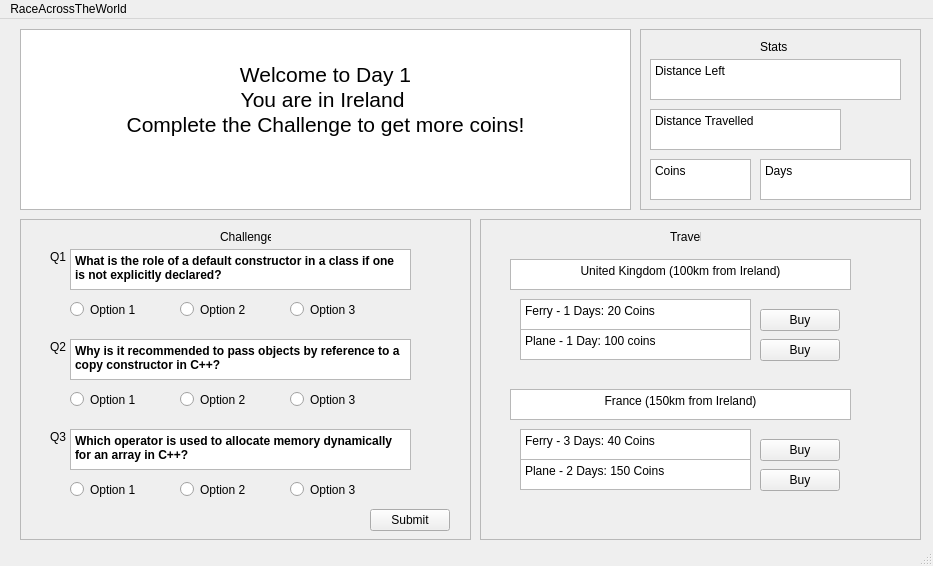
<?xml version="1.0" encoding="UTF-8"?>
<ui version="4.0">
 <class>MainWindow</class>
 <widget class="QMainWindow" name="MainWindow">
  <property name="geometry">
   <rect>
    <x>0</x>
    <y>0</y>
    <width>933</width>
    <height>566</height>
   </rect>
  </property>
  <property name="windowTitle">
   <string>MainWindow</string>
  </property>
  <widget class="QWidget" name="centralwidget">
   <widget class="QFrame" name="statsFrame">
    <property name="geometry">
     <rect>
      <x>640</x>
      <y>10</y>
      <width>281</width>
      <height>181</height>
     </rect>
    </property>
    <property name="frameShape">
     <enum>QFrame::StyledPanel</enum>
    </property>
    <property name="frameShadow">
     <enum>QFrame::Raised</enum>
    </property>
    <widget class="QTextEdit" name="distanceLeftDisplay">
     <property name="geometry">
      <rect>
       <x>10</x>
       <y>30</y>
       <width>251</width>
       <height>41</height>
      </rect>
     </property>
     <property name="html">
      <string>&lt;!DOCTYPE HTML PUBLIC &quot;-//W3C//DTD HTML 4.0//EN&quot; &quot;http://www.w3.org/TR/REC-html40/strict.dtd&quot;&gt;
&lt;html&gt;&lt;head&gt;&lt;meta name=&quot;qrichtext&quot; content=&quot;1&quot; /&gt;&lt;meta charset=&quot;utf-8&quot; /&gt;&lt;style type=&quot;text/css&quot;&gt;
p, li { white-space: pre-wrap; }
hr { height: 1px; border-width: 0; }
li.unchecked::marker { content: &quot;\2610&quot;; }
li.checked::marker { content: &quot;\2612&quot;; }
&lt;/style&gt;&lt;/head&gt;&lt;body style=&quot; font-family:'Segoe UI'; font-size:9pt; font-weight:400; font-style:normal;&quot;&gt;
&lt;p style=&quot; margin-top:0px; margin-bottom:0px; margin-left:0px; margin-right:0px; -qt-block-indent:0; text-indent:0px;&quot;&gt;Distance Left&lt;/p&gt;
&lt;p style=&quot;-qt-paragraph-type:empty; margin-top:0px; margin-bottom:0px; margin-left:0px; margin-right:0px; -qt-block-indent:0; text-indent:0px;&quot;&gt;&lt;br /&gt;&lt;/p&gt;&lt;/body&gt;&lt;/html&gt;</string>
     </property>
    </widget>
    <widget class="QTextEdit" name="distanceTravellledDisplay">
     <property name="geometry">
      <rect>
       <x>10</x>
       <y>80</y>
       <width>191</width>
       <height>41</height>
      </rect>
     </property>
     <property name="html">
      <string>&lt;!DOCTYPE HTML PUBLIC &quot;-//W3C//DTD HTML 4.0//EN&quot; &quot;http://www.w3.org/TR/REC-html40/strict.dtd&quot;&gt;
&lt;html&gt;&lt;head&gt;&lt;meta name=&quot;qrichtext&quot; content=&quot;1&quot; /&gt;&lt;meta charset=&quot;utf-8&quot; /&gt;&lt;style type=&quot;text/css&quot;&gt;
p, li { white-space: pre-wrap; }
hr { height: 1px; border-width: 0; }
li.unchecked::marker { content: &quot;\2610&quot;; }
li.checked::marker { content: &quot;\2612&quot;; }
&lt;/style&gt;&lt;/head&gt;&lt;body style=&quot; font-family:'Segoe UI'; font-size:9pt; font-weight:400; font-style:normal;&quot;&gt;
&lt;p style=&quot; margin-top:0px; margin-bottom:0px; margin-left:0px; margin-right:0px; -qt-block-indent:0; text-indent:0px;&quot;&gt;Distance Travelled&lt;/p&gt;&lt;/body&gt;&lt;/html&gt;</string>
     </property>
    </widget>
    <widget class="QTextEdit" name="coinDisplay">
     <property name="geometry">
      <rect>
       <x>10</x>
       <y>130</y>
       <width>101</width>
       <height>41</height>
      </rect>
     </property>
     <property name="html">
      <string>&lt;!DOCTYPE HTML PUBLIC &quot;-//W3C//DTD HTML 4.0//EN&quot; &quot;http://www.w3.org/TR/REC-html40/strict.dtd&quot;&gt;
&lt;html&gt;&lt;head&gt;&lt;meta name=&quot;qrichtext&quot; content=&quot;1&quot; /&gt;&lt;meta charset=&quot;utf-8&quot; /&gt;&lt;style type=&quot;text/css&quot;&gt;
p, li { white-space: pre-wrap; }
hr { height: 1px; border-width: 0; }
li.unchecked::marker { content: &quot;\2610&quot;; }
li.checked::marker { content: &quot;\2612&quot;; }
&lt;/style&gt;&lt;/head&gt;&lt;body style=&quot; font-family:'Segoe UI'; font-size:9pt; font-weight:400; font-style:normal;&quot;&gt;
&lt;p style=&quot; margin-top:0px; margin-bottom:0px; margin-left:0px; margin-right:0px; -qt-block-indent:0; text-indent:0px;&quot;&gt;Coins&lt;/p&gt;
&lt;p style=&quot;-qt-paragraph-type:empty; margin-top:0px; margin-bottom:0px; margin-left:0px; margin-right:0px; -qt-block-indent:0; text-indent:0px;&quot;&gt;&lt;br /&gt;&lt;/p&gt;&lt;/body&gt;&lt;/html&gt;</string>
     </property>
    </widget>
    <widget class="QTextEdit" name="daysDisplay">
     <property name="geometry">
      <rect>
       <x>120</x>
       <y>130</y>
       <width>151</width>
       <height>41</height>
      </rect>
     </property>
     <property name="html">
      <string>&lt;!DOCTYPE HTML PUBLIC &quot;-//W3C//DTD HTML 4.0//EN&quot; &quot;http://www.w3.org/TR/REC-html40/strict.dtd&quot;&gt;
&lt;html&gt;&lt;head&gt;&lt;meta name=&quot;qrichtext&quot; content=&quot;1&quot; /&gt;&lt;meta charset=&quot;utf-8&quot; /&gt;&lt;style type=&quot;text/css&quot;&gt;
p, li { white-space: pre-wrap; }
hr { height: 1px; border-width: 0; }
li.unchecked::marker { content: &quot;\2610&quot;; }
li.checked::marker { content: &quot;\2612&quot;; }
&lt;/style&gt;&lt;/head&gt;&lt;body style=&quot; font-family:'Segoe UI'; font-size:9pt; font-weight:400; font-style:normal;&quot;&gt;
&lt;p style=&quot; margin-top:0px; margin-bottom:0px; margin-left:0px; margin-right:0px; -qt-block-indent:0; text-indent:0px;&quot;&gt;Days&lt;/p&gt;&lt;/body&gt;&lt;/html&gt;</string>
     </property>
    </widget>
    <widget class="QLabel" name="label">
     <property name="geometry">
      <rect>
       <x>120</x>
       <y>10</y>
       <width>31</width>
       <height>16</height>
      </rect>
     </property>
     <property name="text">
      <string>Stats</string>
     </property>
    </widget>
   </widget>
   <widget class="QTextEdit" name="textEdit">
    <property name="geometry">
     <rect>
      <x>20</x>
      <y>10</y>
      <width>611</width>
      <height>181</height>
     </rect>
    </property>
    <property name="html">
     <string>&lt;!DOCTYPE HTML PUBLIC &quot;-//W3C//DTD HTML 4.0//EN&quot; &quot;http://www.w3.org/TR/REC-html40/strict.dtd&quot;&gt;
&lt;html&gt;&lt;head&gt;&lt;meta name=&quot;qrichtext&quot; content=&quot;1&quot; /&gt;&lt;meta charset=&quot;utf-8&quot; /&gt;&lt;style type=&quot;text/css&quot;&gt;
p, li { white-space: pre-wrap; }
hr { height: 1px; border-width: 0; }
li.unchecked::marker { content: &quot;\2610&quot;; }
li.checked::marker { content: &quot;\2612&quot;; }
&lt;/style&gt;&lt;/head&gt;&lt;body style=&quot; font-family:'Segoe UI'; font-size:9pt; font-weight:400; font-style:normal;&quot;&gt;
&lt;p align=&quot;center&quot; style=&quot;-qt-paragraph-type:empty; margin-top:0px; margin-bottom:0px; margin-left:0px; margin-right:0px; -qt-block-indent:0; text-indent:0px;&quot;&gt;&lt;br /&gt;&lt;/p&gt;
&lt;p align=&quot;center&quot; style=&quot;-qt-paragraph-type:empty; margin-top:0px; margin-bottom:0px; margin-left:0px; margin-right:0px; -qt-block-indent:0; text-indent:0px;&quot;&gt;&lt;br /&gt;&lt;/p&gt;
&lt;p align=&quot;center&quot; style=&quot; margin-top:0px; margin-bottom:0px; margin-left:0px; margin-right:0px; -qt-block-indent:0; text-indent:0px;&quot;&gt;&lt;span style=&quot; font-size:16pt;&quot;&gt;Welcome to Day 1&lt;/span&gt;&lt;/p&gt;
&lt;p align=&quot;center&quot; style=&quot; margin-top:0px; margin-bottom:0px; margin-left:0px; margin-right:0px; -qt-block-indent:0; text-indent:0px;&quot;&gt;&lt;span style=&quot; font-size:16pt;&quot;&gt;You are in Ireland &lt;/span&gt;&lt;/p&gt;
&lt;p align=&quot;center&quot; style=&quot; margin-top:0px; margin-bottom:0px; margin-left:0px; margin-right:0px; -qt-block-indent:0; text-indent:0px;&quot;&gt;&lt;span style=&quot; font-size:16pt;&quot;&gt;Complete the Challenge to get more coins!&lt;/span&gt;&lt;/p&gt;&lt;/body&gt;&lt;/html&gt;</string>
    </property>
   </widget>
   <widget class="QFrame" name="challengeFrame">
    <property name="geometry">
     <rect>
      <x>20</x>
      <y>200</y>
      <width>451</width>
      <height>321</height>
     </rect>
    </property>
    <property name="frameShape">
     <enum>QFrame::StyledPanel</enum>
    </property>
    <property name="frameShadow">
     <enum>QFrame::Raised</enum>
    </property>
    <widget class="QLabel" name="challengeLabel">
     <property name="geometry">
      <rect>
       <x>200</x>
       <y>10</y>
       <width>51</width>
       <height>16</height>
      </rect>
     </property>
     <property name="text">
      <string>Challenge</string>
     </property>
    </widget>
    <widget class="QTextBrowser" name="question1Text">
     <property name="geometry">
      <rect>
       <x>50</x>
       <y>30</y>
       <width>341</width>
       <height>41</height>
      </rect>
     </property>
     <property name="html">
      <string>&lt;!DOCTYPE HTML PUBLIC &quot;-//W3C//DTD HTML 4.0//EN&quot; &quot;http://www.w3.org/TR/REC-html40/strict.dtd&quot;&gt;
&lt;html&gt;&lt;head&gt;&lt;meta name=&quot;qrichtext&quot; content=&quot;1&quot; /&gt;&lt;meta charset=&quot;utf-8&quot; /&gt;&lt;style type=&quot;text/css&quot;&gt;
p, li { white-space: pre-wrap; }
hr { height: 1px; border-width: 0; }
li.unchecked::marker { content: &quot;\2610&quot;; }
li.checked::marker { content: &quot;\2612&quot;; }
&lt;/style&gt;&lt;/head&gt;&lt;body style=&quot; font-family:'Segoe UI'; font-size:9pt; font-weight:400; font-style:normal;&quot;&gt;
&lt;p style=&quot; margin-top:0px; margin-bottom:0px; margin-left:0px; margin-right:0px; -qt-block-indent:0; text-indent:0px;&quot;&gt;&lt;span style=&quot; font-weight:700;&quot;&gt;What is the role of a default constructor in a class if one is not explicitly declared?&lt;/span&gt;&lt;/p&gt;&lt;/body&gt;&lt;/html&gt;</string>
     </property>
    </widget>
    <widget class="QLabel" name="question1Label">
     <property name="geometry">
      <rect>
       <x>30</x>
       <y>30</y>
       <width>16</width>
       <height>16</height>
      </rect>
     </property>
     <property name="text">
      <string>Q1</string>
     </property>
    </widget>
    <widget class="QRadioButton" name="question1Option1">
     <property name="geometry">
      <rect>
       <x>50</x>
       <y>80</y>
       <width>83</width>
       <height>21</height>
      </rect>
     </property>
     <property name="text">
      <string>Option 1</string>
     </property>
    </widget>
    <widget class="QRadioButton" name="question1Option2">
     <property name="geometry">
      <rect>
       <x>160</x>
       <y>80</y>
       <width>83</width>
       <height>21</height>
      </rect>
     </property>
     <property name="text">
      <string>Option 2</string>
     </property>
    </widget>
    <widget class="QRadioButton" name="question1Option3">
     <property name="geometry">
      <rect>
       <x>270</x>
       <y>80</y>
       <width>83</width>
       <height>21</height>
      </rect>
     </property>
     <property name="text">
      <string>Option 3</string>
     </property>
    </widget>
    <widget class="QRadioButton" name="question2Option1">
     <property name="geometry">
      <rect>
       <x>50</x>
       <y>170</y>
       <width>83</width>
       <height>21</height>
      </rect>
     </property>
     <property name="text">
      <string>Option 1</string>
     </property>
    </widget>
    <widget class="QLabel" name="question2Label">
     <property name="geometry">
      <rect>
       <x>30</x>
       <y>120</y>
       <width>16</width>
       <height>16</height>
      </rect>
     </property>
     <property name="text">
      <string>Q2</string>
     </property>
    </widget>
    <widget class="QRadioButton" name="question2Option2">
     <property name="geometry">
      <rect>
       <x>160</x>
       <y>170</y>
       <width>83</width>
       <height>21</height>
      </rect>
     </property>
     <property name="text">
      <string>Option 2</string>
     </property>
    </widget>
    <widget class="QRadioButton" name="question2Option3">
     <property name="geometry">
      <rect>
       <x>270</x>
       <y>170</y>
       <width>83</width>
       <height>21</height>
      </rect>
     </property>
     <property name="text">
      <string>Option 3</string>
     </property>
    </widget>
    <widget class="QTextBrowser" name="question2Text">
     <property name="geometry">
      <rect>
       <x>50</x>
       <y>120</y>
       <width>341</width>
       <height>41</height>
      </rect>
     </property>
     <property name="html">
      <string>&lt;!DOCTYPE HTML PUBLIC &quot;-//W3C//DTD HTML 4.0//EN&quot; &quot;http://www.w3.org/TR/REC-html40/strict.dtd&quot;&gt;
&lt;html&gt;&lt;head&gt;&lt;meta name=&quot;qrichtext&quot; content=&quot;1&quot; /&gt;&lt;meta charset=&quot;utf-8&quot; /&gt;&lt;style type=&quot;text/css&quot;&gt;
p, li { white-space: pre-wrap; }
hr { height: 1px; border-width: 0; }
li.unchecked::marker { content: &quot;\2610&quot;; }
li.checked::marker { content: &quot;\2612&quot;; }
&lt;/style&gt;&lt;/head&gt;&lt;body style=&quot; font-family:'Segoe UI'; font-size:9pt; font-weight:400; font-style:normal;&quot;&gt;
&lt;p style=&quot; margin-top:12px; margin-bottom:12px; margin-left:0px; margin-right:0px; -qt-block-indent:0; text-indent:0px;&quot;&gt;&lt;span style=&quot; font-weight:700;&quot;&gt;Why is it recommended to pass objects by reference to a copy constructor in C++?&lt;/span&gt;&lt;/p&gt;&lt;/body&gt;&lt;/html&gt;</string>
     </property>
    </widget>
    <widget class="QRadioButton" name="question3Option1">
     <property name="geometry">
      <rect>
       <x>50</x>
       <y>260</y>
       <width>83</width>
       <height>21</height>
      </rect>
     </property>
     <property name="text">
      <string>Option 1</string>
     </property>
    </widget>
    <widget class="QLabel" name="question3Label">
     <property name="geometry">
      <rect>
       <x>30</x>
       <y>210</y>
       <width>16</width>
       <height>16</height>
      </rect>
     </property>
     <property name="text">
      <string>Q3</string>
     </property>
    </widget>
    <widget class="QRadioButton" name="question3Option2">
     <property name="geometry">
      <rect>
       <x>160</x>
       <y>260</y>
       <width>83</width>
       <height>21</height>
      </rect>
     </property>
     <property name="text">
      <string>Option 2</string>
     </property>
    </widget>
    <widget class="QRadioButton" name="question3Option3">
     <property name="geometry">
      <rect>
       <x>270</x>
       <y>260</y>
       <width>83</width>
       <height>21</height>
      </rect>
     </property>
     <property name="text">
      <string>Option 3</string>
     </property>
    </widget>
    <widget class="QTextBrowser" name="question3Text">
     <property name="geometry">
      <rect>
       <x>50</x>
       <y>210</y>
       <width>341</width>
       <height>41</height>
      </rect>
     </property>
     <property name="html">
      <string>&lt;!DOCTYPE HTML PUBLIC &quot;-//W3C//DTD HTML 4.0//EN&quot; &quot;http://www.w3.org/TR/REC-html40/strict.dtd&quot;&gt;
&lt;html&gt;&lt;head&gt;&lt;meta name=&quot;qrichtext&quot; content=&quot;1&quot; /&gt;&lt;meta charset=&quot;utf-8&quot; /&gt;&lt;style type=&quot;text/css&quot;&gt;
p, li { white-space: pre-wrap; }
hr { height: 1px; border-width: 0; }
li.unchecked::marker { content: &quot;\2610&quot;; }
li.checked::marker { content: &quot;\2612&quot;; }
&lt;/style&gt;&lt;/head&gt;&lt;body style=&quot; font-family:'Segoe UI'; font-size:9pt; font-weight:400; font-style:normal;&quot;&gt;
&lt;p style=&quot; margin-top:12px; margin-bottom:12px; margin-left:0px; margin-right:0px; -qt-block-indent:0; text-indent:0px;&quot;&gt;&lt;span style=&quot; font-weight:700;&quot;&gt;Which operator is used to allocate memory dynamically for an array in C++?&lt;/span&gt;&lt;/p&gt;&lt;/body&gt;&lt;/html&gt;</string>
     </property>
    </widget>
    <widget class="QPushButton" name="submitButton">
     <property name="geometry">
      <rect>
       <x>350</x>
       <y>290</y>
       <width>80</width>
       <height>22</height>
      </rect>
     </property>
     <property name="text">
      <string>Submit</string>
     </property>
    </widget>
   </widget>
   <widget class="QFrame" name="travelFrame">
    <property name="geometry">
     <rect>
      <x>480</x>
      <y>200</y>
      <width>441</width>
      <height>321</height>
     </rect>
    </property>
    <property name="frameShape">
     <enum>QFrame::StyledPanel</enum>
    </property>
    <property name="frameShadow">
     <enum>QFrame::Raised</enum>
    </property>
    <widget class="QLabel" name="travelLabel">
     <property name="geometry">
      <rect>
       <x>190</x>
       <y>10</y>
       <width>31</width>
       <height>16</height>
      </rect>
     </property>
     <property name="text">
      <string>Travel</string>
     </property>
    </widget>
    <widget class="QTextBrowser" name="country1">
     <property name="geometry">
      <rect>
       <x>30</x>
       <y>40</y>
       <width>341</width>
       <height>31</height>
      </rect>
     </property>
     <property name="html">
      <string>&lt;!DOCTYPE HTML PUBLIC &quot;-//W3C//DTD HTML 4.0//EN&quot; &quot;http://www.w3.org/TR/REC-html40/strict.dtd&quot;&gt;
&lt;html&gt;&lt;head&gt;&lt;meta name=&quot;qrichtext&quot; content=&quot;1&quot; /&gt;&lt;meta charset=&quot;utf-8&quot; /&gt;&lt;style type=&quot;text/css&quot;&gt;
p, li { white-space: pre-wrap; }
hr { height: 1px; border-width: 0; }
li.unchecked::marker { content: &quot;\2610&quot;; }
li.checked::marker { content: &quot;\2612&quot;; }
&lt;/style&gt;&lt;/head&gt;&lt;body style=&quot; font-family:'Segoe UI'; font-size:9pt; font-weight:400; font-style:normal;&quot;&gt;
&lt;p align=&quot;center&quot; style=&quot; margin-top:0px; margin-bottom:0px; margin-left:0px; margin-right:0px; -qt-block-indent:0; text-indent:0px;&quot;&gt;United Kingdom (100km from Ireland)&lt;/p&gt;&lt;/body&gt;&lt;/html&gt;</string>
     </property>
    </widget>
    <widget class="QTextBrowser" name="country1Option1">
     <property name="geometry">
      <rect>
       <x>40</x>
       <y>80</y>
       <width>231</width>
       <height>31</height>
      </rect>
     </property>
     <property name="html">
      <string>&lt;!DOCTYPE HTML PUBLIC &quot;-//W3C//DTD HTML 4.0//EN&quot; &quot;http://www.w3.org/TR/REC-html40/strict.dtd&quot;&gt;
&lt;html&gt;&lt;head&gt;&lt;meta name=&quot;qrichtext&quot; content=&quot;1&quot; /&gt;&lt;meta charset=&quot;utf-8&quot; /&gt;&lt;style type=&quot;text/css&quot;&gt;
p, li { white-space: pre-wrap; }
hr { height: 1px; border-width: 0; }
li.unchecked::marker { content: &quot;\2610&quot;; }
li.checked::marker { content: &quot;\2612&quot;; }
&lt;/style&gt;&lt;/head&gt;&lt;body style=&quot; font-family:'Segoe UI'; font-size:9pt; font-weight:400; font-style:normal;&quot;&gt;
&lt;p style=&quot; margin-top:0px; margin-bottom:0px; margin-left:0px; margin-right:0px; -qt-block-indent:0; text-indent:0px;&quot;&gt;Ferry - 1 Days: 20 Coins&lt;/p&gt;&lt;/body&gt;&lt;/html&gt;</string>
     </property>
    </widget>
    <widget class="QTextBrowser" name="country1Option2">
     <property name="geometry">
      <rect>
       <x>40</x>
       <y>110</y>
       <width>231</width>
       <height>31</height>
      </rect>
     </property>
     <property name="html">
      <string>&lt;!DOCTYPE HTML PUBLIC &quot;-//W3C//DTD HTML 4.0//EN&quot; &quot;http://www.w3.org/TR/REC-html40/strict.dtd&quot;&gt;
&lt;html&gt;&lt;head&gt;&lt;meta name=&quot;qrichtext&quot; content=&quot;1&quot; /&gt;&lt;meta charset=&quot;utf-8&quot; /&gt;&lt;style type=&quot;text/css&quot;&gt;
p, li { white-space: pre-wrap; }
hr { height: 1px; border-width: 0; }
li.unchecked::marker { content: &quot;\2610&quot;; }
li.checked::marker { content: &quot;\2612&quot;; }
&lt;/style&gt;&lt;/head&gt;&lt;body style=&quot; font-family:'Segoe UI'; font-size:9pt; font-weight:400; font-style:normal;&quot;&gt;
&lt;p style=&quot; margin-top:0px; margin-bottom:0px; margin-left:0px; margin-right:0px; -qt-block-indent:0; text-indent:0px;&quot;&gt;Plane - 1 Day: 100 coins&lt;/p&gt;&lt;/body&gt;&lt;/html&gt;</string>
     </property>
    </widget>
    <widget class="QPushButton" name="country1Option1Buy">
     <property name="geometry">
      <rect>
       <x>280</x>
       <y>90</y>
       <width>80</width>
       <height>22</height>
      </rect>
     </property>
     <property name="text">
      <string>Buy</string>
     </property>
    </widget>
    <widget class="QPushButton" name="country1Option2Buy">
     <property name="geometry">
      <rect>
       <x>280</x>
       <y>120</y>
       <width>80</width>
       <height>22</height>
      </rect>
     </property>
     <property name="text">
      <string>Buy</string>
     </property>
    </widget>
    <widget class="QPushButton" name="country2Option2Buy">
     <property name="geometry">
      <rect>
       <x>280</x>
       <y>250</y>
       <width>80</width>
       <height>22</height>
      </rect>
     </property>
     <property name="text">
      <string>Buy</string>
     </property>
    </widget>
    <widget class="QPushButton" name="country2Option1Buy">
     <property name="geometry">
      <rect>
       <x>280</x>
       <y>220</y>
       <width>80</width>
       <height>22</height>
      </rect>
     </property>
     <property name="text">
      <string>Buy</string>
     </property>
    </widget>
    <widget class="QTextBrowser" name="country2">
     <property name="geometry">
      <rect>
       <x>30</x>
       <y>170</y>
       <width>341</width>
       <height>31</height>
      </rect>
     </property>
     <property name="html">
      <string>&lt;!DOCTYPE HTML PUBLIC &quot;-//W3C//DTD HTML 4.0//EN&quot; &quot;http://www.w3.org/TR/REC-html40/strict.dtd&quot;&gt;
&lt;html&gt;&lt;head&gt;&lt;meta name=&quot;qrichtext&quot; content=&quot;1&quot; /&gt;&lt;meta charset=&quot;utf-8&quot; /&gt;&lt;style type=&quot;text/css&quot;&gt;
p, li { white-space: pre-wrap; }
hr { height: 1px; border-width: 0; }
li.unchecked::marker { content: &quot;\2610&quot;; }
li.checked::marker { content: &quot;\2612&quot;; }
&lt;/style&gt;&lt;/head&gt;&lt;body style=&quot; font-family:'Segoe UI'; font-size:9pt; font-weight:400; font-style:normal;&quot;&gt;
&lt;p align=&quot;center&quot; style=&quot; margin-top:0px; margin-bottom:0px; margin-left:0px; margin-right:0px; -qt-block-indent:0; text-indent:0px;&quot;&gt;France (150km from Ireland)&lt;/p&gt;&lt;/body&gt;&lt;/html&gt;</string>
     </property>
    </widget>
    <widget class="QTextBrowser" name="country2Option2">
     <property name="geometry">
      <rect>
       <x>40</x>
       <y>240</y>
       <width>231</width>
       <height>31</height>
      </rect>
     </property>
     <property name="html">
      <string>&lt;!DOCTYPE HTML PUBLIC &quot;-//W3C//DTD HTML 4.0//EN&quot; &quot;http://www.w3.org/TR/REC-html40/strict.dtd&quot;&gt;
&lt;html&gt;&lt;head&gt;&lt;meta name=&quot;qrichtext&quot; content=&quot;1&quot; /&gt;&lt;meta charset=&quot;utf-8&quot; /&gt;&lt;style type=&quot;text/css&quot;&gt;
p, li { white-space: pre-wrap; }
hr { height: 1px; border-width: 0; }
li.unchecked::marker { content: &quot;\2610&quot;; }
li.checked::marker { content: &quot;\2612&quot;; }
&lt;/style&gt;&lt;/head&gt;&lt;body style=&quot; font-family:'Segoe UI'; font-size:9pt; font-weight:400; font-style:normal;&quot;&gt;
&lt;p style=&quot; margin-top:0px; margin-bottom:0px; margin-left:0px; margin-right:0px; -qt-block-indent:0; text-indent:0px;&quot;&gt;Plane - 2 Days: 150 Coins&lt;/p&gt;&lt;/body&gt;&lt;/html&gt;</string>
     </property>
    </widget>
    <widget class="QTextBrowser" name="country2Option1">
     <property name="geometry">
      <rect>
       <x>40</x>
       <y>210</y>
       <width>231</width>
       <height>31</height>
      </rect>
     </property>
     <property name="html">
      <string>&lt;!DOCTYPE HTML PUBLIC &quot;-//W3C//DTD HTML 4.0//EN&quot; &quot;http://www.w3.org/TR/REC-html40/strict.dtd&quot;&gt;
&lt;html&gt;&lt;head&gt;&lt;meta name=&quot;qrichtext&quot; content=&quot;1&quot; /&gt;&lt;meta charset=&quot;utf-8&quot; /&gt;&lt;style type=&quot;text/css&quot;&gt;
p, li { white-space: pre-wrap; }
hr { height: 1px; border-width: 0; }
li.unchecked::marker { content: &quot;\2610&quot;; }
li.checked::marker { content: &quot;\2612&quot;; }
&lt;/style&gt;&lt;/head&gt;&lt;body style=&quot; font-family:'Segoe UI'; font-size:9pt; font-weight:400; font-style:normal;&quot;&gt;
&lt;p style=&quot; margin-top:0px; margin-bottom:0px; margin-left:0px; margin-right:0px; -qt-block-indent:0; text-indent:0px;&quot;&gt;Ferry - 3 Days: 40 Coins&lt;/p&gt;&lt;/body&gt;&lt;/html&gt;</string>
     </property>
    </widget>
   </widget>
  </widget>
  <widget class="QMenuBar" name="menubar">
   <property name="geometry">
    <rect>
     <x>0</x>
     <y>0</y>
     <width>933</width>
     <height>20</height>
    </rect>
   </property>
   <widget class="QMenu" name="menuRaceAcrossTheWorld">
    <property name="title">
     <string>RaceAcrossTheWorld</string>
    </property>
   </widget>
   <addaction name="menuRaceAcrossTheWorld"/>
  </widget>
  <widget class="QStatusBar" name="statusbar"/>
 </widget>
 <resources/>
 <connections/>
</ui>
